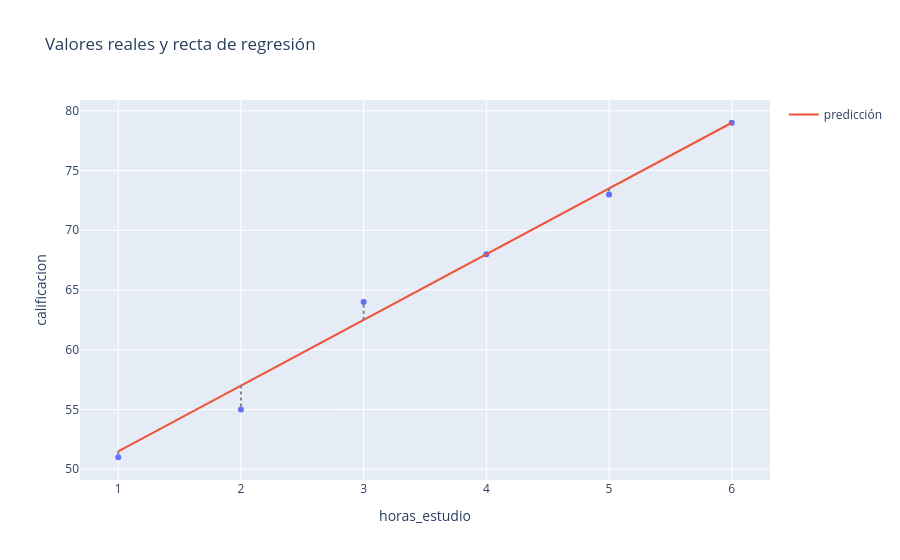

This figure's notebook cell:
### Code cell
fig = px.scatter(
    datos, x="horas_estudio", y="calificacion",
    title="Valores reales y recta de regresión",
)
fig.add_trace(go.Scatter(
    x=datos["horas_estudio"], y=datos["prediccion"],
    mode="lines", name="predicción",
))
for fila in datos.iter_rows(named=True):
    fig.add_shape(
        type="line", x0=fila["horas_estudio"], x1=fila["horas_estudio"],
        y0=fila["prediccion"], y1=fila["calificacion"],
        line={"dash": "dot", "color": "gray"},
    )
fig.show()

### Figure 1 — Plotly figure (JSON) as saved in the notebook; plotly's stock layout.template omitted (floating-point values rounded to 4 significant figures)
{"data": [{"hovertemplate": "horas_estudio=%{x}<br>calificacion=%{y}<extra></extra>", "legendgroup": "", "marker": {"color": "#636efa", "symbol": "circle"}, "mode": "markers", "name": "", "orientation": "v", "showlegend": false, "type": "scatter", "x": [1, 2, 3, 4, 5, 6], "xaxis": "x", "y": [51, 55, 64, 68, 73, 79], "yaxis": "y"}, {"mode": "lines", "name": "predicción", "type": "scatter", "x": [1, 2, 3, 4, 5, 6], "y": [51.5, 57.0, 62.5, 68.0, 73.5, 79.0]}], "layout": {"legend": {"tracegroupgap": 0}, "shapes": [{"line": {"color": "gray", "dash": "dot"}, "type": "line", "x0": 1, "x1": 1, "y0": 51.5, "y1": 51}, {"line": {"color": "gray", "dash": "dot"}, "type": "line", "x0": 2, "x1": 2, "y0": 57, "y1": 55}, {"line": {"color": "gray", "dash": "dot"}, "type": "line", "x0": 3, "x1": 3, "y0": 62.5, "y1": 64}, {"line": {"color": "gray", "dash": "dot"}, "type": "line", "x0": 4, "x1": 4, "y0": 68, "y1": 68}, {"line": {"color": "gray", "dash": "dot"}, "type": "line", "x0": 5, "x1": 5, "y0": 73.5, "y1": 73}, {"line": {"color": "gray", "dash": "dot"}, "type": "line", "x0": 6, "x1": 6, "y0": 79, "y1": 79}], "title": {"text": "Valores reales y recta de regresión"}, "xaxis": {"anchor": "y", "domain": [0, 1], "title": {"text": "horas_estudio"}}, "yaxis": {"anchor": "x", "domain": [0, 1], "title": {"text": "calificacion"}}}}
